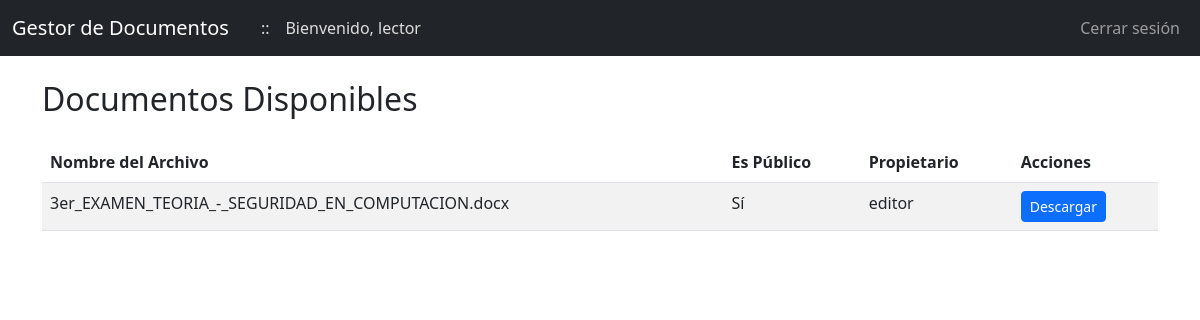
The app's page /index (signed in) with its own data.
### app/models.py (models this page shows, shortened)
class User(UserMixin, db.Model):
    id = db.Column(db.Integer, primary_key=True)
    username = db.Column(db.String(150), unique=True, nullable=False)
    email = db.Column(db.String(120), unique=True, nullable=False)
    phone = db.Column(db.String(20), nullable=True)
    password_hash = db.Column(db.String(150), nullable=False)
    role_id = db.Column(db.Integer, db.ForeignKey('role.id'), nullable=False)
    role = db.relationship('Role', back_populates='users')

class Document(db.Model):
    id = db.Column(db.Integer, primary_key=True)
    filename = db.Column(db.String(200), nullable=False)
    path = db.Column(db.String(500), nullable=False)
    created_at = db.Column(db.DateTime, default=datetime.utcnow, nullable=False)
    is_public = db.Column(db.Boolean, default=False, nullable=False)
    owner_id = db.Column(db.Integer, db.ForeignKey('user.id'))
    owner = db.relationship('User', backref='documents', lazy=True)
    access_rights = db.relationship('DocumentAccess', back_populates='document')

### app/routes.py (the view)
@bp.route('/index')
@login_required
def index():
    files = []
    if current_user.role.name == 'Lector':
        documents = Document.query.filter_by(is_public=True).all()
        files = [(doc.filename, doc.is_public, doc.owner.username) for doc in documents]
    elif current_user.role.name == 'Editor':
        documents = Document.query.filter((Document.is_public == True) | (Document.owner_id == current_user.id)).all()
        files = [(doc.filename, doc.is_public, doc.owner.username) for doc in documents]
    elif current_user.role.name == 'Administrador':
        documents = Document.query.all()
        files = [(doc.filename, doc.is_public, doc.owner.username) for doc in documents]
    return render_template('index.html', files=files)

### app/__init__.py (called while the page is built)
def create_app():
    app = Flask(__name__)
    app.config.from_object(Config)
    db.init_app(app)
    login_manager.init_app(app)
    from app.models import User
    @login_manager.user_loader
    def load_user(user_id):
        return User.query.get(int(user_id))
    from app import routes
    app.register_blueprint(routes.bp)
    return app

### app/templates/index.html (shortened to what this page needs)
{% extends "base.html" %}
{% block content %}
<div class="row">
    <div class="col-md-12">
        <h2 class="mb-4">Documentos Disponibles</h2>
        {% if files %}
        <table class="table table-striped">
            <thead>
                <tr>
                    <th>Nombre del Archivo</th>
                    <th>Es Público</th>
                    <th>Propietario</th>
                    <th>Acciones</th>
                </tr>
            </thead>
            <tbody>
                {% for file, is_public, owner_name in files %}
                <tr>
                    <td>{{ file }}</td>
                    <td>{{ 'Sí' if is_public else 'No' }}</td>
                    <td>{{ owner_name }}</td>
                    <td>
                        <a href="{{ url_for('routes.download_file', filename=file) }}" class="btn btn-primary btn-sm">Descargar</a>
                    </td>
                </tr>
                {% endfor %}
            </tbody>
        </table>
        {% else %}
        <p>No hay documentos disponibles.</p>
        {% endif %}
    </div>
</div>
{% endblock %}

### app/templates/base.html (shortened to what this page needs)
<!DOCTYPE html>
<html lang="es">
<head>
    <link href="https://cdn.jsdelivr.net/npm/bootstrap@5.3.0/dist/css/bootstrap.min.css" rel="stylesheet">
</head>
<body>
    <nav class="navbar navbar-expand-lg navbar-dark bg-dark">
        <div class="container-fluid">
            <a class="navbar-brand" href="{{ url_for('routes.index') }}">
                Gestor de Documentos
            </a>
            {% if current_user.is_authenticated %}
                <span class="ms-3" style="color: #ddd;">::</span>
                <span class="ms-3" style="color: #ddd;">Bienvenido, {{ current_user.username }}</span>
                {% endif %}
            {% if current_user.is_authenticated %}
            <ul class="navbar-nav ms-auto">
                <li class="nav-item">
                    <a class="nav-link" href="{{ url_for('routes.logout') }}">Cerrar sesión</a>
                </li>
            </ul>
            {% endif %}
        </div>
    </nav>
    <div class="container mt-4">
        {% block content %}{% endblock %}
    </div>
</body>
</html>

### records on screen
User: username "lector"
Document: files "3er_EXAMEN_TEORIA_-_SEGURIDAD_EN_COMPUTACION.docx"
User: files "editor"

### other values on screen
{{ 'Sí' if is_public else 'No' }} "Sí"
